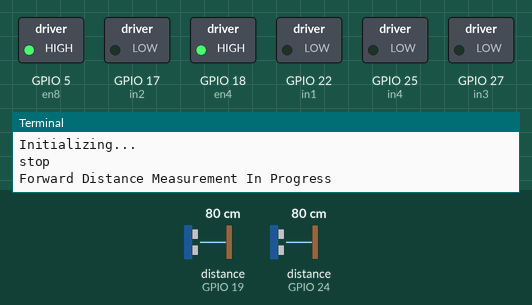
Recording of a program running on a simulated Raspberry Pi (BCM pin numbers). On the bench: switched loads named in the program (green lamp = pin HIGH), the last lines printed to the terminal. Inputs (shaded band) come from the test bench; at power-on: distance to the obstacle (sensors on GPIO 24, GPIO 19) 80 cm. The echo pulse lasts 58.3 µs per cm; the clock reads 2024-03-15 10:24:30 at power-on unless the program sets it; pins used as bus, display or sensor lines are not drawn.

Above: at 1.7 s.
1.8 s: distance to the obstacle (sensor on GPIO 24) set to 21 cm
At 2.65 s:
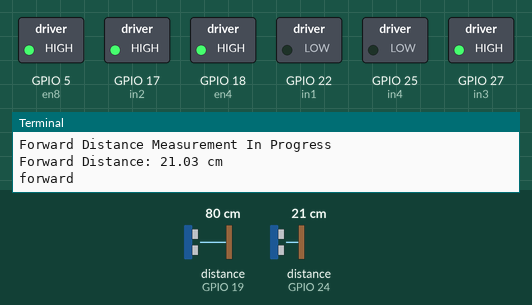
9.7 s: distance to the obstacle (sensor on GPIO 24) set to 17 cm
At 13.3 s:
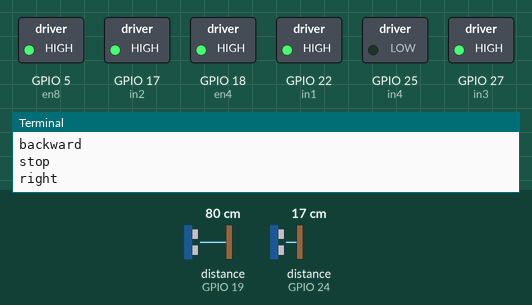
At 21.3 s:
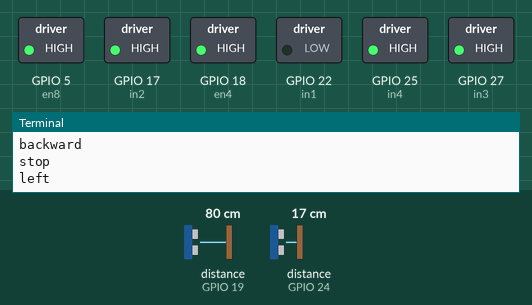
Timing chart, 0 to 29.8 s (numbered marks = the images above; inputs shaded):
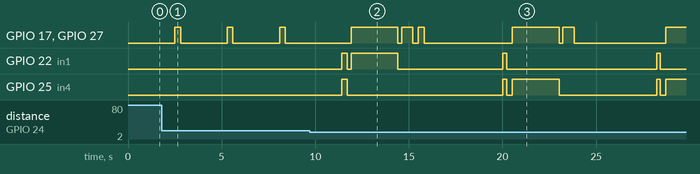

The program:

obstacle_avoidance.py
```python
import RPi.GPIO as GPIO
from time import sleep
import time
import sys
#motor pins for movement
in1 = 22
in2 = 17
in3 = 27
in4 = 25
en4 = 18
en8 = 5

#ultrasonic pins
F_TRIG = 23
F_ECHO = 24
L_TRIG = 26
L_ECHO = 19

print("Initializing...")
GPIO.setmode(GPIO.BCM)
GPIO.setup(in1,GPIO.OUT)
GPIO.setup(in2,GPIO.OUT)
GPIO.setup(in3,GPIO.OUT)
GPIO.setup(in4,GPIO.OUT)

GPIO.setup(en4,GPIO.OUT)
GPIO.setup(en8,GPIO.OUT)


GPIO.setup(F_TRIG,GPIO.OUT)
GPIO.setup(F_ECHO,GPIO.IN)
GPIO.setup(L_TRIG,GPIO.OUT)
GPIO.setup(L_ECHO,GPIO.IN)


GPIO.output(in1,GPIO.LOW)
GPIO.output(in2,GPIO.LOW)
GPIO.output(in3,GPIO.LOW)
GPIO.output(in4,GPIO.LOW)


GPIO.output(F_TRIG, False)
GPIO.output(L_TRIG, False)

p=GPIO.PWM(en4,1000)
p1=GPIO.PWM(en8,1000)

p.start(25)
p1.start(25)

p.ChangeDutyCycle(100)
p1.ChangeDutyCycle(100)

start = time.time()

PERIOD_OF_TIME = 180 # 5min

def forward_distance():
    print("Forward Distance Measurement In Progress")
    sleep(2)

    GPIO.output(F_TRIG, True)
    time.sleep(0.00001)
    GPIO.output(F_TRIG, False)

    while GPIO.input(F_ECHO)==0:
        pulse_start = time.time()

    while GPIO.input(F_ECHO)==1:
        pulse_end = time.time()

    pulse_duration = pulse_end - pulse_start

    distance = pulse_duration * 17150
    distance = round(distance, 2)
    print("Forward Distance:",distance,"cm")
    #GPIO.cleanup()
    return distance

def left_distance():
    print("Left Distance Measurement In Progress")
    sleep(2)

    GPIO.output(L_TRIG, True)
    time.sleep(0.00001)
    GPIO.output(L_TRIG, False)

    while GPIO.input(L_ECHO)==0:
        pulse_start = time.time()

    while GPIO.input(L_ECHO)==1:
        pulse_end = time.time()
    pulse_duration = pulse_end - pulse_start

    distance = pulse_duration * 17150
    distance = round(distance, 2)
    print("Left Distance:",distance,"cm")
    #GPIO.cleanup()
    return distance


def forward(sec):
    print("forward")
    GPIO.output(in1,GPIO.LOW)
    GPIO.output(in2,GPIO.HIGH)
    GPIO.output(in3,GPIO.HIGH)
    GPIO.output(in4,GPIO.LOW)
    sleep(sec)
    #GPIO.cleanup()

def backward(sec):
    print("backward")
    GPIO.output(in1,GPIO.HIGH)
    GPIO.output(in2,GPIO.LOW)
    GPIO.output(in3,GPIO.LOW)
    GPIO.output(in4,GPIO.HIGH)
    sleep(sec)
    #GPIO.cleanup()

def left(sec):
    print("left")
    GPIO.output(in1,GPIO.LOW)
    GPIO.output(in2,GPIO.HIGH)
    GPIO.output(in3,GPIO.HIGH)
    GPIO.output(in4,GPIO.HIGH)
    sleep(sec)


def back_right(sec):
    print("back right")
    GPIO.output(in1,GPIO.HIGH)
    GPIO.output(in2,GPIO.HIGH)
    GPIO.output(in3,GPIO.LOW)
    GPIO.output(in4,GPIO.HIGH)
    sleep(sec)
    #GPIO.cleanup()

def back_left(sec):
    print("back left")
    GPIO.output(in1,GPIO.HIGH)
    GPIO.output(in2,GPIO.LOW)
    GPIO.output(in3,GPIO.HIGH)
    GPIO.output(in4,GPIO.LOW)
    sleep(sec)
    #GPIO.cleanup()

def right(sec):
    print("right")
    GPIO.output(in1,GPIO.HIGH)
    GPIO.output(in2,GPIO.HIGH)
    GPIO.output(in3,GPIO.HIGH)
    GPIO.output(in4,GPIO.LOW)
    sleep(sec)
    #GPIO.cleanup()

def stop(sec):
    print("stop")
    GPIO.output(in1,GPIO.LOW)
    GPIO.output(in2,GPIO.LOW)
    GPIO.output(in3,GPIO.LOW)
    GPIO.output(in4,GPIO.LOW)
    sleep(sec)
    #GPIO.cleanup()

def comparedistance():
    print("Comparing distance")
    leftd = leftdistance()
    rightd = rightdistance()
    if(leftd>rightd):
        print("moving left")
        left(0.3)
    elif(rightd>leftd):
        print("moving right")
        right(0.3)
    else:
        print("equal")
        right(0.3)

        stop(0.5)


def main():
    while(True):
        distance = forward_distance()
        if(distance<20):
           print("changing path")
           changepath()
        else:
           forward(0.3)
           stop(0.5)
    sleep(0.5)

def changepath():
    stop(0.5)
    backward(0.3)
    stop(0.2)
    right(2.5)
    stop(0.2)
    forward(0.6)
    stop(0.3)
    forward(0.3)
    while(True):
       if time.time() > start + PERIOD_OF_TIME : sys.exit(0)
       stop(0.2)
       f = forward_distance()
       l = left_distance()
       if(l>25):
          print("left greater")
          backward(0.2)
          stop(0.3)
          left(2.5)
          stop(0.2)
          forward(0.6)
          stop(0.2)
       elif(f>20):
          print("forward greater")
          forward(0.3)
          stop(0.2)
       else:
          print("else")
          backward(0.3)
          stop(0.2)
          right(3)
          stop(0.2)
          forward(0.3)
          stop(0.2)

if __name__ == '__main__':
    stop(0.5)
    while(True):
        try:
            main()
        except KeyboardInterrupt:
            GPIO.cleanup()
            stop(0.5)
            pass
```

Measured:
- the behaviour switches between 20 and 19 cm on distance to the obstacle (sensor on GPIO 24) (found by bisection; images 1 and 2)
- after the input at 9.7 s, GPIO 22 (in1): LOW → HIGH after 1.7 s, → LOW 0.30 s later, → HIGH 0.20 s later, → LOW 2.5 s later, … (8 changes in this stretch); GPIO 25 (in4): LOW → HIGH after 1.7 s, → LOW 0.30 s later, → HIGH 8.3 s later, → LOW 0.20 s later, … (9 changes in this stretch)
